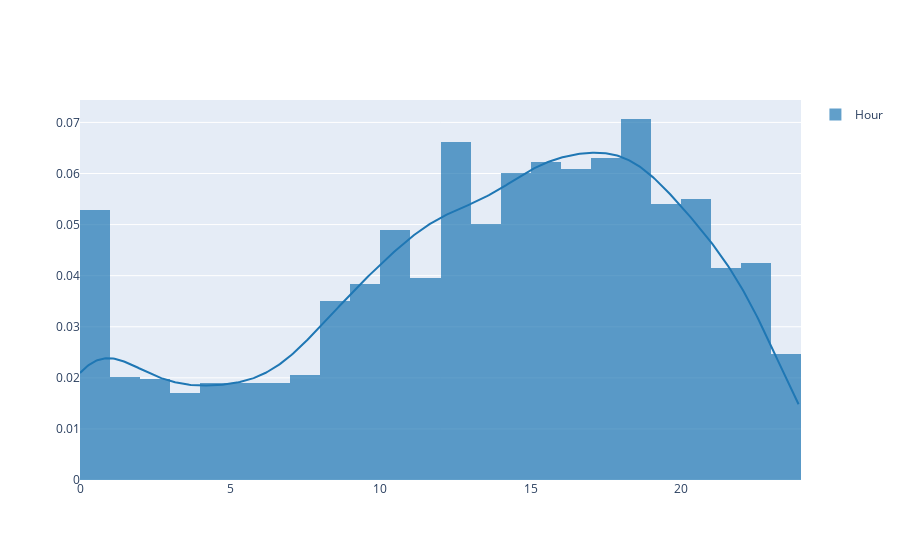

The notebook cell this image was saved under:
### Code cell
py.iplot(ff.create_distplot([calls['hour_of_day']],group_labels=["Hour"],bin_size=1, show_rug=False))

### Figure 1 — Plotly figure (JSON) as saved in the notebook; plotly's stock layout.template omitted (floating-point values rounded to 4 significant figures; data arrays with more than 128 entries replaced by an {"elided": "..."} marker saying what was removed)
{"data": [{"autobinx": false, "histnorm": "probability density", "legendgroup": "Hour", "marker": {"color": "rgb(31, 119, 180)"}, "name": "Hour", "opacity": 0.7, "type": "histogram", "x": {"elided": "2632 float values"}, "xaxis": "x", "xbins": {"end": 23.97, "size": 1, "start": 0}, "yaxis": "y"}, {"legendgroup": "Hour", "marker": {"color": "rgb(31, 119, 180)"}, "mode": "lines", "name": "Hour", "showlegend": false, "type": "scatter", "x": {"elided": "500 float values"}, "xaxis": "x", "y": {"elided": "500 float values"}, "yaxis": "y"}], "layout": {"barmode": "overlay", "hovermode": "closest", "legend": {"traceorder": "reversed"}, "xaxis": {"anchor": "y2", "domain": [0, 1], "zeroline": false}, "yaxis": {"anchor": "free", "domain": [0, 1], "position": 0}}}
